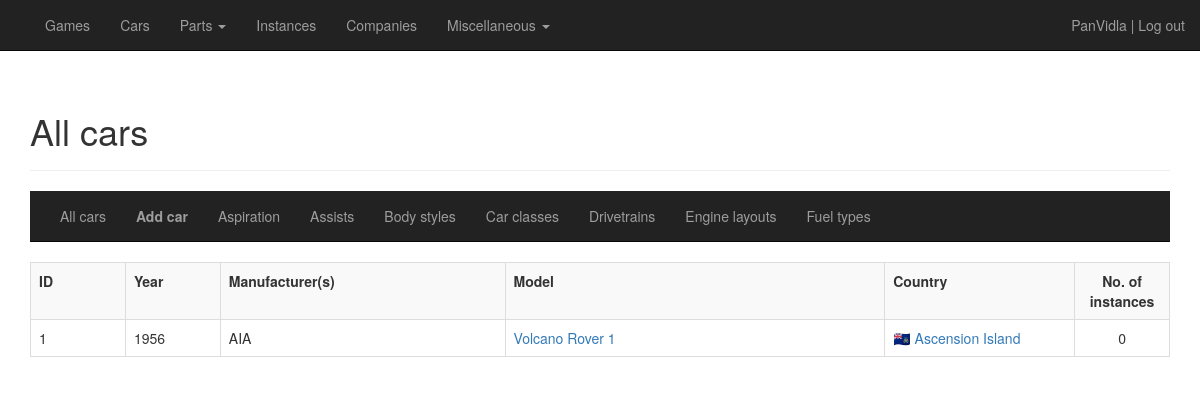
Screenshot of /cars/all (signed in) with the database file from the repository.
### general/models/user.py (models this page shows, shortened)
class User(UserMixin, database.Model):
    __tablename__ = "users"
    id = database.Column(database.Integer, primary_key=True)
    username = database.Column(database.Unicode, nullable=False, unique=True)
    password_hash = database.Column(database.Unicode)
    current_instance = database.Column(database.Integer, default=0, nullable=False)

### general/models/car.py (models this page shows, shortened)
class Car(database.Model):
    __tablename__ = "cars"
    id = database.Column(database.Integer, primary_key=True)
    datetime_added = database.Column(database.DateTime, default=datetime.utcnow, index=True, nullable=False)
    datetime_edited = database.Column(database.DateTime, default=datetime.utcnow, index=True, nullable=False)
    is_deleted = database.Column(database.Boolean, default=False, index=True, nullable=False)
    year = database.Column(database.Integer, index=True, nullable=True)
    manufacturers = database.relationship('Company', secondary="car_manufacturer")
    manufacturers_display = database.Column(database.Unicode, index=True, nullable=False)
    model = database.Column(database.Unicode, index=True, nullable=False)
    name_display = database.Column(database.Unicode, index=True, nullable=False, unique=True)
    name_short = database.Column(database.Unicode, nullable=True)
    country_id = database.Column(database.Integer, database.ForeignKey("countries.id"), nullable=True)
    is_prototype = database.Column(database.Boolean, default=False, index=True, nullable=False)
    is_fictional = database.Column(database.Boolean, default=False, index=True, nullable=False)
    competitions = database.relationship('Competition', secondary="car_competition")
    car_class_id = database.Column(database.Integer, database.ForeignKey("car_classes.id"), index=True, nullable=True)
    body_style_id = database.Column(database.Integer, database.ForeignKey("body_styles.id"), index=True, nullable=False)
    engines = database.relationship('Engine', secondary="car_engine", lazy='dynamic')
    fuel_type_actual_id = database.Column(database.Integer, database.ForeignKey("fuel_types.id"), index=True,
                                          nullable=True)
    max_power_output_kw_actual = database.Column(database.Double, index=True, nullable=True)
    max_power_output_rpm_actual = database.Column(database.Integer, nullable=True)
    max_torque_nm_actual = database.Column(database.Double, index=True, nullable=True)
    max_torque_rpm_actual = database.Column(database.Integer, nullable=True)
    additional_forced_induction_id = database.Column(database.Integer, database.ForeignKey("forced_induction.id"),
                                                     nullable=True)
    transmission_id = database.Column(database.Integer, database.ForeignKey("transmissions.id"), nullable=True)
    transmission_type_actual_id = database.Column(database.Integer, database.ForeignKey("transmission_types.id"),
                                                  nullable=True)
    no_of_gears_actual = database.Column(database.Integer, index=True, nullable=True)
    engine_layout_id = database.Column(database.Integer, database.ForeignKey("engine_layouts.id"), index=True,
                                       nullable=False)
    drivetrain_id = database.Column(database.Integer, database.ForeignKey("drivetrains.id"), index=True, nullable=False)
    suspension_front_id = database.Column(database.Integer, database.ForeignKey("suspension.id"), index=True, nullable=True)
    suspension_rear_id = database.Column(database.Integer, database.ForeignKey("suspension.id"), index=True, nullable=True)
    curb_weight_kg = database.Column(database.Double, index=True, nullable=True)
    weight_distribution = database.Column(database.Double, index=True, nullable=True)
    tires_front = database.Column(database.Unicode, nullable=True)
    tires_rear = database.Column(database.Unicode, nullable=True)
    acceleration_0_to_100_kmh_sec = database.Column(database.Double, index=True, nullable=True)
    maximum_speed_kmh = database.Column(database.Double, index=True, nullable=True)
    power_to_weight_ratio = database.Column(database.Double, index=True, nullable=True)
    assists = database.relationship('Assist', secondary="car_assist")
    no_of_instances = database.Column(database.Integer, default=0, index=True, nullable=False)
    instances = database.relationship('Instance', backref='car', lazy='dynamic')
    texts = database.relationship('CarText', backref='car', lazy='dynamic')
    images = database.relationship('CarImage', backref='car', lazy='dynamic')
    def get_country(self):
        return self.country.name_display if self.country_id is not None else "n/a"

### general/models/misc.py (models this page shows, shortened)
class Country(database.Model):
    __tablename__ = "countries"
    id = database.Column(database.Integer, primary_key=True)
    name_full = database.Column(database.Unicode, nullable=False)
    name_display = database.Column(database.Unicode, index=True, nullable=False)
    name_short = database.Column(database.Unicode, nullable=False)
    no_of_companies_game = database.Column(database.Integer, default=0, nullable=True)
    no_of_companies_car = database.Column(database.Integer, default=0, nullable=True)
    no_of_games = database.Column(database.Integer, default=0, nullable=True)
    no_of_cars = database.Column(database.Integer, default=0, nullable=True)
    companies = database.relationship('Company', backref='country', lazy='dynamic')
    cars = database.relationship('Car', backref='country', lazy='dynamic')
    texts = database.relationship('CountryText', backref='country', lazy='dynamic')
    images = database.relationship('CountryImage', backref='country', lazy='dynamic')
    locations = database.relationship('Location', backref='country', lazy='dynamic')

### general/routes_cars.py (the view)
@cardb.route("/cars", methods=['GET'])
@cardb.route("/cars/all", methods=['GET'])
def overview_cars():
    cars = Car.query.\
        filter(Car.is_deleted != True)\
        .order_by(Car.manufacturers_display.asc(), Car.year.asc(), Car.model.asc()).all()
    return render_template("cars_overview.html",
                           title="All cars",
                           heading="All cars",
                           cars=cars,
                           viewing="cars")

### general/models/user.py (called while the page is built)
@login.user_loader
def load_user(id):
    return User.query.get(int(id))

### general/templates/cars_overview.html
{% extends "cars_base.html" %}
{% block cars_content %}
    <div>
        <table class="table table-hover table-bordered table-striped">
            {% if cars == [] %}
            <tr>
                <td class="col-sm-12 text-center"><b>There are no cars in the database.</b></td>
            </tr>
            {% else %}
            {% include "_cars_top.html" %}
                {% for car in cars %}
                    {% with car=car %}
                        {% include "_cars_row.html" %}
                    {% endwith %}
                {% endfor %}
            {% endif %}
        </table>
    </div>
{% endblock %}

### general/templates/base.html (shortened to what this page needs)
{% extends "bootstrap/base.html" %}
{% block styles %}
    {{super()}}
    <link href="{{ url_for('static', filename='css/car-database.css') }}" rel="stylesheet">
{% endblock %}
{% block navbar %}
    <nav class="navbar navbar-inverse navbar-static-top">
        <div class="container">
            <div class="collapse navbar-collapse" id="bs-example-navbar-collapse-1">
                <ul class="nav navbar-nav">
                    <li><a class="hover-underline-animation" href="{{ url_for('overview_games') }}">Games</a></li>
                    <li><a class="hover-underline-animation" href="{{ url_for('overview_cars') }}">Cars</a></li>
                    <li class="dropdown">
                        <a href="#" class="dropdown-toggle" data-toggle="dropdown">Parts <b class="caret"></b></a>
                    </li>
                    <li><a class="hover-underline-animation" href="{{ url_for('overview_instances') }}">Instances</a></li>
                    <li><a class="hover-underline-animation" href="{{ url_for('overview_companies') }}">Companies</a></li>
                    <li class="dropdown">
                        <a href="#" class="dropdown-toggle" data-toggle="dropdown">Miscellaneous <b class="caret"></b></a>
                    </li>
                </ul>
                <p class="navbar-text navbar-right">{% if current_user.is_anonymous %}<a href="{{ url_for('login') }}" class="navbar-link">Log in</a>{% else %}{{ current_user.username }} | <a href="{{ url_for('logout') }}" class="navbar-link">Log out</a>{% endif %}</p>
            </div>
        </div>
    </nav>
{% endblock %}
{% block content %}
    <div class="container">
        {% block cardb_content %}
        {% endblock %}
    </div>
{% endblock %}

### general/templates/_cars_row.html
<tr>
    <td class="col-sm-1">{{ car.id }}</td>
    <td class="col-sm-1">{{ car.year }}</td>
    <td class="col-sm-3">{{ car.manufacturers_display }}</td>
    <td class="col-sm-4"><a href="{{ url_for('detail_car', id=car.id) }}">{{ car.model }}</a></td>
    <td class="col-sm-2">{% if car.get_country() != "n/a" %}<a href="{{ url_for('detail_country', id=car.country.id) }}">{{ car.get_country() }}</a>{% else %}{{ car.get_country() }}{% endif %}</td>
    <td class="col-sm-1 text-center">{{ car.no_of_instances }}</td>
</tr>

### general/static/css/car-database.css (style rules this page uses)
.hover-underline-animation { display: inline-block; position: relative; color: white; }
.hover-underline-animation::after { content: ''; position: absolute; width: 100%; transform: scaleX(0); height: 2px; bottom: 0; left: 0; background-color: white; transform-origin: bottom right; transition: transform 0.25s ease-out; }

### rows the page displays
User: username "PanVidla"
Car: id "1", year "1956", manufacturers_display "AIA", model "Volcano Rover 1", get_country "🇦🇨 Ascension Island", no_of_instances "0"

### other values shown
{{ heading }} "All cars"
